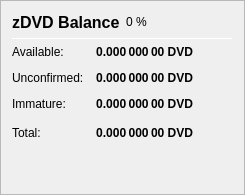
                   <widget class="QFrame" name="frame_ZerocoinBalances">
                    <property name="frameShape">
                     <enum>QFrame::StyledPanel</enum>
                    </property>
                    <property name="frameShadow">
                     <enum>QFrame::Raised</enum>
                    </property>
                    <layout class="QVBoxLayout" name="verticalLayout_7">
                     <item>
                      <layout class="QHBoxLayout" name="horizontalLayout_8" stretch="0,0,0">
                       <item>
                        <widget class="QLabel" name="label_5z_3">
                         <property name="minimumSize">
                          <size>
                           <width>0</width>
                           <height>20</height>
                          </size>
                         </property>
                         <property name="font">
                          <font>
                           <pointsize>12</pointsize>
                           <weight>75</weight>
                           <bold>true</bold>
                          </font>
                         </property>
                         <property name="text">
                          <string>zDVD Balance</string>
                         </property>
                        </widget>
                       </item>
                       <item>
                        <widget class="QLabel" name="labelzDVDPercent">
                         <property name="text">
                          <string notr="true">0 %</string>
                         </property>
                        </widget>
                       </item>
                       <item>
                        <spacer name="horizontalSpacer_11">
                         <property name="orientation">
                          <enum>Qt::Horizontal</enum>
                         </property>
                         <property name="sizeHint" stdset="0">
                          <size>
                           <width>40</width>
                           <height>20</height>
                          </size>
                         </property>
                        </spacer>
                       </item>
                      </layout>
                     </item>
                     <item>
                      <widget class="Line" name="line_ZerocoinBalance">
                       <property name="minimumSize">
                        <size>
                         <width>0</width>
                         <height>1</height>
                        </size>
                       </property>
                       <property name="maximumSize">
                        <size>
                         <width>16777215</width>
                         <height>1</height>
                        </size>
                       </property>
                       <property name="orientation">
                        <enum>Qt::Horizontal</enum>
                       </property>
                      </widget>
                     </item>
                     <item>
                      <layout class="QGridLayout" name="gridLayout_5">
                       <property name="spacing">
                        <number>12</number>
                       </property>
                       <item row="1" column="0">
                        <widget class="QLabel" name="labelzBalanceMatureText">
                         <property name="toolTip">
                          <string>Mature: more than 20 confirmation and more than 1 mint of the same denomination after it was minted.
These zDVD are spendable.</string>
                         </property>
                         <property name="text">
                          <string>Available:</string>
                         </property>
                        </widget>
                       </item>
                       <item row="1" column="1">
                        <widget class="QLabel" name="labelzBalanceMature">
                         <property name="font">
                          <font>
                           <weight>75</weight>
                           <bold>true</bold>
                          </font>
                         </property>
                         <property name="toolTip">
                          <string>Mature: more than 20 confirmation and more than 1 mint of the same denomination after it was minted.
These zDVD are spendable.</string>
                         </property>
                         <property name="text">
                          <string notr="true">0.000 000 00 DVD</string>
                         </property>
                         <property name="alignment">
                          <set>Qt::AlignRight|Qt::AlignTrailing|Qt::AlignVCenter</set>
                         </property>
                        </widget>
                       </item>
                       <item row="2" column="0">
                        <widget class="QLabel" name="labelzBalanceUnconfirmedText">
                         <property name="toolTip">
                          <string>Unconfirmed: less than 20 confirmations
Immature: confirmed, but less than 1 mint of the same denomination after it was minted</string>
                         </property>
                         <property name="text">
                          <string>Unconfirmed:</string>
                         </property>
                        </widget>
                       </item>
                       <item row="2" column="1">
                        <widget class="QLabel" name="labelzBalanceUnconfirmed">
                         <property name="font">
                          <font>
                           <weight>75</weight>
                           <bold>true</bold>
                          </font>
                         </property>
                         <property name="toolTip">
                          <string>Unconfirmed: less than 20 confirmations
Immature: confirmed, but less than 1 mint of the same denomination after it was minted</string>
                         </property>
                         <property name="text">
                          <string notr="true">0.000 000 00 DVD</string>
                         </property>
                         <property name="alignment">
                          <set>Qt::AlignRight|Qt::AlignTrailing|Qt::AlignVCenter</set>
                         </property>
                        </widget>
                       </item>
                       <item row="3" column="0">
                        <widget class="QLabel" name="labelzBalanceImmatureText">
                         <property name="toolTip">
                          <string>Unconfirmed: less than 20 confirmations
Immature: confirmed, but less than 1 mint of the same denomination after it was minted</string>
                         </property>
                         <property name="text">
                          <string>Immature:</string>
                         </property>
                        </widget>
                       </item>
                       <item row="3" column="1">
                        <widget class="QLabel" name="labelzBalanceImmature">
                         <property name="font">
                          <font>
                           <weight>75</weight>
                           <bold>true</bold>
                          </font>
                         </property>
                         <property name="toolTip">
                          <string>Unconfirmed: less than 20 confirmations
Immature: confirmed, but less than 1 mint of the same denomination after it was minted</string>
                         </property>
                         <property name="text">
                          <string notr="true">0.000 000 00 DVD</string>
                         </property>
                         <property name="alignment">
                          <set>Qt::AlignRight|Qt::AlignTrailing|Qt::AlignVCenter</set>
                         </property>
                        </widget>
                       </item>
                       <item row="4" column="0">
                        <widget class="QLabel" name="labelzBalanceText">
                         <property name="toolTip">
                          <string>Your current zDVD balance, unconfirmed and immature zDVD included.</string>
                         </property>
                         <property name="text">
                          <string>Total:</string>
                         </property>
                        </widget>
                       </item>
                       <item row="4" column="1">
                        <widget class="QLabel" name="labelzBalance">
                         <property name="font">
                          <font>
                           <weight>75</weight>
                           <bold>true</bold>
                          </font>
                         </property>
                         <property name="cursor">
                          <cursorShape>IBeamCursor</cursorShape>
                         </property>
                         <property name="toolTip">
                          <string>Your current zDVD balance, unconfirmed and immature zDVD included.</string>
                         </property>
                         <property name="text">
                          <string notr="true">0.000 000 00 DVD</string>
                         </property>
                         <property name="alignment">
                          <set>Qt::AlignRight|Qt::AlignTrailing|Qt::AlignVCenter</set>
                         </property>
                         <property name="textInteractionFlags">
                          <set>Qt::LinksAccessibleByMouse|Qt::TextSelectableByKeyboard|Qt::TextSelectableByMouse</set>
                         </property>
                        </widget>
                       </item>
                       <item row="4" column="2">
                        <spacer name="horizontalSpacer_4">
                         <property name="orientation">
                          <enum>Qt::Horizontal</enum>
                         </property>
                         <property name="sizeHint" stdset="0">
                          <size>
                           <width>40</width>
                           <height>20</height>
                          </size>
                         </property>
                        </spacer>
                       </item>
                      </layout>
                     </item>
                     <item>
                      <spacer name="verticalSpacer_4">
                       <property name="orientation">
                        <enum>Qt::Vertical</enum>
                       </property>
                       <property name="sizeHint" stdset="0">
                        <size>
                         <width>20</width>
                         <height>40</height>
                        </size>
                       </property>
                      </spacer>
                     </item>
                    </layout>
                   </widget>
